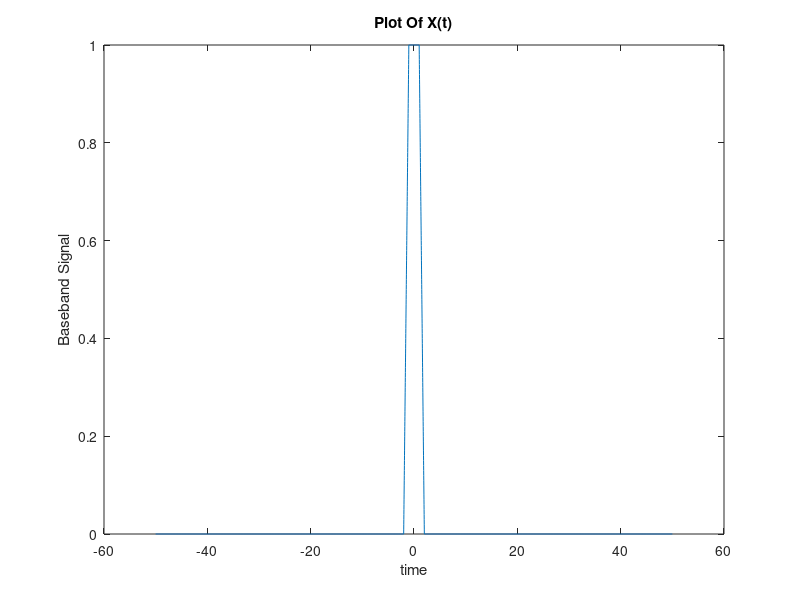
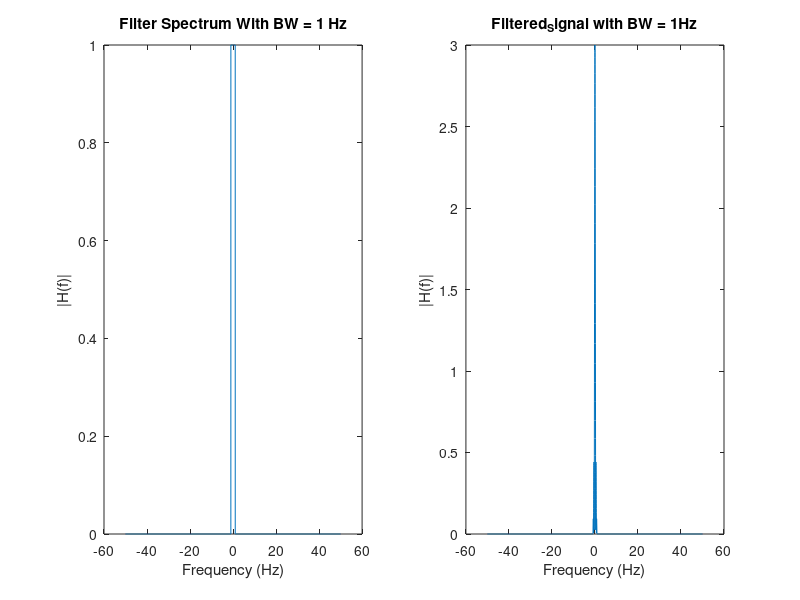
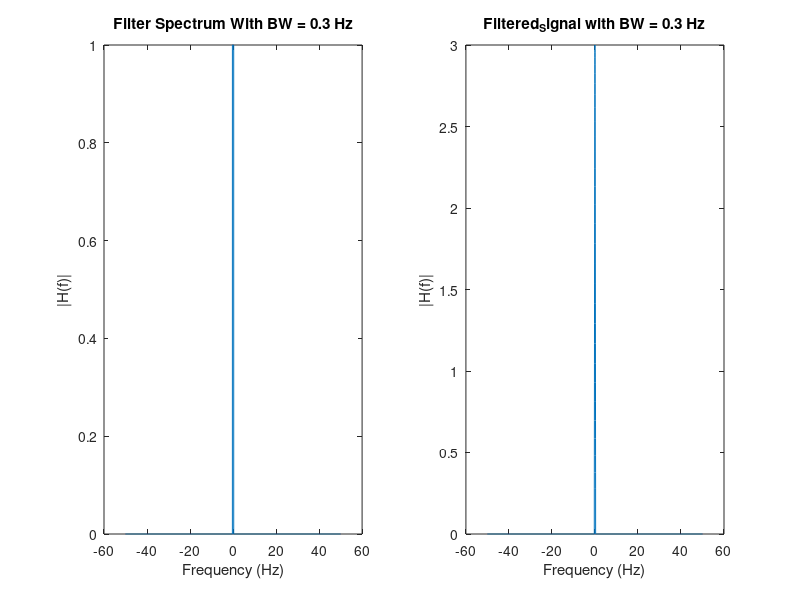
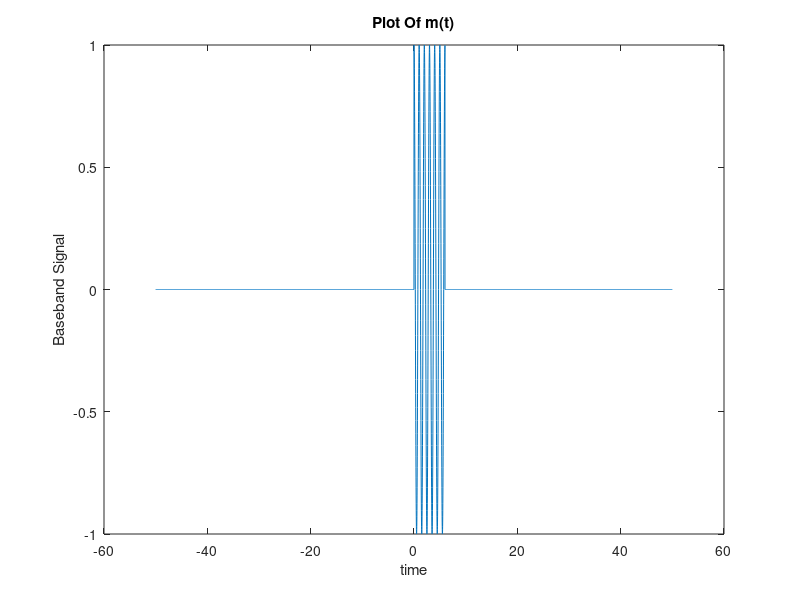

MATLAB code to generate these figures, in order:
clc;
clear;
close all

###########################    Time Domain    ###########################

tsx = 0.01;                   %Time step
Tx = 100;                     %simulation time
Nx = ceil(Tx/tsx);              %number of time samples
tx = -(Nx/2)*tsx : tsx : ((Nx-1)/2)*tsx;       %time vector

###########################  frequency domain  ##########################

fsx = 100;   %1/ts
dfx = 0.01;  %fs/N
if (rem(Nx,2)==0)
  fx = -(0.5*fsx): dfx : (0.5*fsx-dfx);
else
  fx = -(0.5*fsx-0.5*dfx): dfx : (0.5*fsx-0.5*dfx);
end

###########################  BaseBand Signal  ###########################

x = zeros(size(tx));
x(tx >= -2 & tx < -1) = tx(tx >= -2 & tx < -1)+2;     % m(t) = t+2 for the range -2 <= t <= -1
x(tx >= -1 & tx <= 1) = 1;                         % m(t) = 1   for the range -1 <= t <= 1
x(tx > 1 & tx <= 2) = -tx(tx > 1 & tx <= 2)+2;        % m(t) =-t+2 for the range  1 <= t <= 2

figure(1)
plot(tx,x);
xlabel('time');
ylabel('Baseband Signal');
title('Plot Of X(t)');

#################  frequency respone of base band signal  #################

X = fftshift(fft(x))*tsx;
Analyticalx = -3 * sinc(fx) .* sinc(3*fx);

##############################    plotting   ##############################

figure(2)
subplot(1,2,1)
plot(fx,abs(X));
xlabel('time');
ylabel('Frequency respone of x(t)');
title('X(f)');
subplot(1,2,2)
plot(fx,abs(Analyticalx));
xlabel('frequency');
ylabel('Frequency respone of x(t)');
title('Analytical Solution');


############################        Bandwidth       #########################

Total_Energy_in_Freq = sum(abs(X).^2)*dfx;      % ∑ M^2 df

zero_freq = find(fx==0);   %since the spectrum is even around the y-axis, we need to find the component number in the middle at f==0
Energy_accumulator=0;
for(index = zero_freq : length(fx) )
  Energy_accumulator =  Energy_accumulator + (abs(X(index)).^2)*dfx;   %accumulating the energy of all components until we reach the end of the spectrum
  if(Energy_accumulator >= (0.95/2)*Total_Energy_in_Freq); %0.95/2 because we are calculating the power of the right half of the spectrum so the total power is expected to be 50%
    Bandwidthx = fx(index)
    break
  end
end

##########################   Ideal LowPass Filter BW=1HZ   #######################
H1 = zeros(size(Analyticalx));
H1 = abs(fx)<(1+dfx);
Filtered_Signal1 = X.*H1;

figure(2)
subplot(1,2,1)
plot(fx,abs(H1))
xlabel('Frequency (Hz)')
ylabel('|H(f)|')
title('Filter Spectrum With BW = 1 Hz')
subplot(1,2,2)
plot(fx,abs(Filtered_Signal1))
xlabel('Frequency (Hz)')
ylabel('|H(f)|')
title('Filtered_Signal with BW = 1Hz')

#########################   Ideal LowPass Filter BW=0.3HZ   ######################

H2 = zeros(size(Analyticalx));
H2 = abs(fx)<(0.3+dfx);
Filtered_Signal2 = X.*H2;

figure(3)
subplot(1,2,1)
plot(fx,abs(H2))
xlabel('Frequency (Hz)')
ylabel('|H(f)|')
title('Filter Spectrum With BW = 0.3 Hz')
subplot(1,2,2)
plot(fx,abs(Filtered_Signal2))
xlabel('Frequency (Hz)')
ylabel('|H(f)|')
title('Filtered_Signal with BW = 0.3 Hz')
##########################################################################################################
##################################Part2######################################################

###########################    Time Domain    ###########################

tsm = 0.01;                   %Time step
Tm = 100;                     %simulation time
Nm = ceil(Tm/tsm);              %number of time samples
tm = -(Nm/2)*tsm : tsm : ((Nm-1)/2)*tsm;       %time vector

###########################  frequency domain  ##########################

fsm = 100;   %1/ts
dfm = 0.01;  %fs/N
if (rem(Nm,2)==0)
  fm = -(0.5*fsm): dfm : (0.5*fsm-dfm);
else
  fm = -(0.5*fsm-0.5*dfm): dfm : (0.5*fsm-0.5*dfm);
end

###########################  BaseBand Signal  ###########################

m = zeros(size(tm));
m(tm >= 0 & tm< 6) = cos( 2*pi*tm(tm >= 0 & tm < 6));     % m(t) = cos(2*pi*t) 0<= t <= 6


figure(4)
plot(tm,m);
xlabel('time');
ylabel('Baseband Signal');
title('Plot Of m(t)');

#################  frequency respone of base band signal  #################

M = fftshift(fft(m))*tsm;
Analyticalm = 3*sinc(6*(fm-1))+3*sinc(6*(fm+1));

##############################    plotting   ##############################

figure(5)
subplot(1,2,1)
plot(fm,abs(M));
xlabel('time');
ylabel('Frequency respone of m(t)');
title('M(f)');
subplot(1,2,2)
plot(fm,abs(Analyticalm));
xlabel('frequency');
ylabel('Frequency respone of m(t)');
title('3*sinc(6*f-1)+3*sinc(6*f+1)');


############################        Bandwidth       #########################

Total_Energy_in_Freq = sum(abs(M).^2)*dfm;      % ∑ M^2 df

zero_freq = find(fm==0);   %since the spectrum is even around the y-axis, we need to find the component number in the middle at f==0
Energy_accumulator=0;
for(index = zero_freq : length(fm) )
  Energy_accumulator =  Energy_accumulator + (abs(M(index)).^2)*dfm;   %accumulating the energy of all components until we reach the end of the spectrum
  if(Energy_accumulator >= (0.95/2)*Total_Energy_in_Freq); %0.95/2 because we are calculating the power of the right half of the spectrum so the total power is expected to be 50%
    Bandwidthm = fm(index)
    break
  end
end
######################################################################################################
###################################FDM MODULATION SCHEME###########################################
fc1=20;
fc2=25.5;
c1= cos(2*pi*fc1*tx);
c2=cos(2*pi*fc2*tm);
x = real(ifft(ifftshift(Filtered_Signal1) /tsx));##signal x(t)
s1 = x .*c1;## modulated x(t)
s2 = m .*c2;##modulated m(t)
F1= zeros(size(s1));## BPF FOR M(T)
F2= zeros(size(s2));##BPF FOR M(T)
F1 = ((abs(fx) > (18.5 )) & ((21.5) > abs(fx)));#FROM 18.5 TO 21.5 FOR X(T)
F2 = ((abs(fm) > (25.5 - dfm)) & ((27 + dfm) > abs(fm)));#FROM 25.5 TO 27 FOR SSB
Transmitted_s1 = real(ifft(ifftshift(fftshift(fft(s1))*tsx.*F1) / tsx));##s1 in time domain
Transmitted_s2 = real(ifft(ifftshift(fftshift(fft(s2))*tsm.*F2) / tsm));## s2 in time domain
Transmitted_s=Transmitted_s1+Transmitted_s2;# s in the medieum
Transmitted_S= fftshift(fft(Transmitted_s))*tsx;#frequency spectrum of S
figure(6)
subplot(1,2,1)
plot(tx,Transmitted_s);
xlabel('Time');
ylabel('Time respone of Transmitted_s(t)');
title(' s1(t) + s2(t) ');
subplot(1,2,2)
plot(fx,abs(Transmitted_S));
xlabel('frequency');
ylabel('Frequency respone of Transmitted_s(t)');
title(' s1(F) + s2(F) ');
Filter= zeros(size(Transmitted_S));# LPF for demodulating
Filter= abs(fm)<=1.5+dfx;# 1.5 as band width = 3
Recieved_S1=fftshift(fft(Transmitted_s.*c1))*tsx.*Filter; ##recieved S1 AFTER LPF
Recieved_S2=fftshift(fft(Transmitted_s.*c2))*tsm.*Filter;### Recieved s2 after lpf
Recieved_s1 = real(ifft(ifftshift(Recieved_S1) /tsx));  #s1 in time domain
Recieved_s2 = real(ifft(ifftshift(Recieved_S2) /tsm));  # s2 in time domain
figure(7)
plot(tm, Recieved_s2, 'b-', tm, m, 'r-');
##Recieved_S2=fftshift(fft(Transmitted_s.*c2))*tsm.*LPF;
##Recieved_s1 = real(ifft(ifftshift(Recieved_S1) * Nx));
##Recieved_s2 = real(ifft(ifftshift(Recieved_S2) * Nm));
